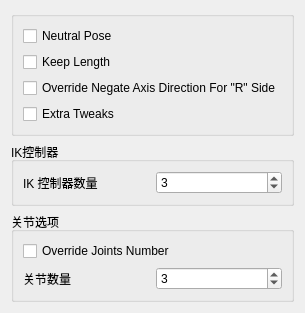
<?xml version="1.0" encoding="UTF-8"?>
<ui version="4.0">
 <class>Form</class>
 <widget class="QWidget" name="Form">
  <property name="geometry">
   <rect>
    <x>0</x>
    <y>0</y>
    <width>294</width>
    <height>292</height>
   </rect>
  </property>
  <property name="windowTitle">
   <string>表单</string>
  </property>
  <layout class="QGridLayout" name="gridLayout">
   <item row="2" column="0">
    <widget class="QGroupBox" name="groupBox_2">
     <property name="title">
      <string>关节选项</string>
     </property>
     <layout class="QGridLayout" name="gridLayout_3">
      <item row="0" column="0">
       <widget class="QCheckBox" name="overrideJntNb_checkBox">
        <property name="text">
         <string notr="true">Override Joints Number</string>
        </property>
       </widget>
      </item>
      <item row="1" column="0">
       <layout class="QHBoxLayout" name="horizontalLayout">
        <item>
         <widget class="QLabel" name="jntNb_label">
          <property name="text">
           <string>关节数量</string>
          </property>
         </widget>
        </item>
        <item>
         <widget class="QSpinBox" name="jntNb_spinBox">
          <property name="minimum">
           <number>1</number>
          </property>
          <property name="maximum">
           <number>999</number>
          </property>
          <property name="value">
           <number>3</number>
          </property>
         </widget>
        </item>
       </layout>
      </item>
     </layout>
    </widget>
   </item>
   <item row="3" column="0">
    <spacer name="verticalSpacer">
     <property name="orientation">
      <enum>Qt::Vertical</enum>
     </property>
     <property name="sizeHint" stdset="0">
      <size>
       <width>20</width>
       <height>40</height>
      </size>
     </property>
    </spacer>
   </item>
   <item row="0" column="0">
    <widget class="QGroupBox" name="groupBox">
     <property name="title">
      <string/>
     </property>
     <layout class="QGridLayout" name="gridLayout_2">
      <item row="0" column="0">
       <layout class="QVBoxLayout" name="verticalLayout">
        <item>
         <widget class="QCheckBox" name="neutralPose_checkBox">
          <property name="text">
           <string notr="true">Neutral Pose</string>
          </property>
         </widget>
        </item>
        <item>
         <widget class="QCheckBox" name="keepLength_checkBox">
          <property name="text">
           <string notr="true">Keep Length</string>
          </property>
         </widget>
        </item>
        <item>
         <widget class="QCheckBox" name="overrideNegate_checkBox">
          <property name="text">
           <string notr="true">Override Negate Axis Direction For &quot;R&quot; Side</string>
          </property>
         </widget>
        </item>
        <item>
         <widget class="QCheckBox" name="extraTweak_checkBox">
          <property name="text">
           <string notr="true">Extra Tweaks</string>
          </property>
         </widget>
        </item>
       </layout>
      </item>
     </layout>
    </widget>
   </item>
   <item row="1" column="0">
    <widget class="QGroupBox" name="groupBox_3">
     <property name="title">
      <string>IK控制器</string>
     </property>
     <layout class="QGridLayout" name="gridLayout_4">
      <item row="0" column="0">
       <layout class="QHBoxLayout" name="horizontalLayout_2">
        <item>
         <widget class="QLabel" name="ikNb_label">
          <property name="text">
           <string>IK 控制器数量</string>
          </property>
         </widget>
        </item>
        <item>
         <widget class="QSpinBox" name="ikNb_spinBox">
          <property name="minimum">
           <number>1</number>
          </property>
          <property name="maximum">
           <number>999</number>
          </property>
          <property name="value">
           <number>3</number>
          </property>
         </widget>
        </item>
       </layout>
      </item>
     </layout>
    </widget>
   </item>
  </layout>
 </widget>
 <resources/>
 <connections/>
</ui>
